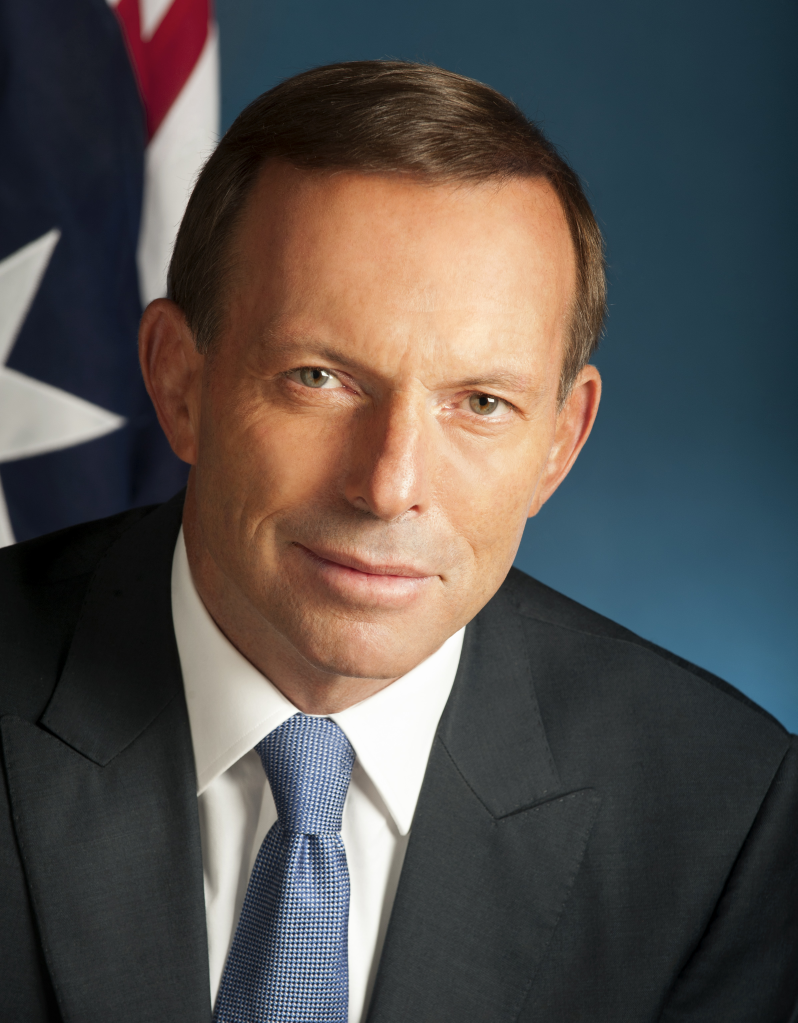
#> input picture longform/lf05-albanese-hanson/images/IMG-abbott-official.jpg, 2392 x 3068 px (shown at 1/3 size)
$ python -i design.py   (imports and definitions only)
#> lines starting #> are read from the running program, lines starting #| are printed output that depends on the picture
"""lf05 design system: palette, fonts, overlay elements and card builders.

Documentary graphics for *94 Seats vs 30%: Can Albanese Stop Pauline Hanson?*
Every card is drawn with Pillow onto a transparent 1920x1080 layer. Base engine (El, compose, Ken Burns
helpers) is carried over from the lf04 pipeline; the cards are new for lf05.

Wording on cards must match the spoken words in audio/vo-text (see cut.py). Numbers on screen are the
spoken numbers only. Evidence labels: FACT (white), CLAIM (orange outline), ANALYSIS (blue #3A7BD5),
SPECULATION (grey, dashed; ending only).
"""
import math
import os
from functools import lru_cache

import numpy as np
from PIL import Image, ImageDraw, ImageFilter, ImageFont

W, H = 1920, 1080
FPS = 30
HERE = os.path.dirname(os.path.abspath(__file__))
EP = os.path.dirname(HERE)
FONT_DIR = os.path.join(HERE, "fonts")

# Palette. Series threads: gold = Albanese, orange-red = Hanson.
INK = (11, 14, 20)
INK2 = (22, 28, 38)
PAPER = (240, 236, 226)
MUTED = (160, 164, 170)
GOLD = (212, 160, 23)        # #D4A017
ORANGE = (232, 85, 42)       # #E8552A
BLUE = (58, 123, 213)        # #3A7BD5 ANALYSIS
GREY = (150, 154, 160)       # SPECULATION
STEEL = (122, 140, 166)      # Coalition / others in data graphics (neutral)
DIM = (70, 76, 86)
WHITE = (250, 248, 242)


# [14 lines left out: function font, not called in this run]


def ease_out(p):
    p = max(0.0, min(1.0, p))
    return 1 - (1 - p) ** 3


def ease_io(p):
    p = max(0.0, min(1.0, p))
    return 3 * p * p - 2 * p * p * p


def A(c, a):
    return tuple(c[:3]) + (int(max(0, min(255, a))),)


# ---------------------------------------------------------------- text utils

# [39 lines left out: functions tw, text, wrap, not called in this run]


def lh(f):
    a, d_ = f.getmetrics()
    return a + d_


def blank(w=W, h=H):
    return Image.new("RGBA", (int(w), int(h)), (0, 0, 0, 0))


def shadowed(img, radius=14, opacity=0.55, spread=0):
    """Soft drop shadow behind an RGBA layer so text reads over busy footage."""
    a = img.getchannel("A")
    if spread:
        a = a.filter(ImageFilter.MaxFilter(spread * 2 + 1))
    sh = Image.new("RGBA", img.size, (0, 0, 0, 0))
    sh.putalpha(a.point(lambda v: int(v * opacity)).filter(ImageFilter.GaussianBlur(radius)))
    out = Image.new("RGBA", img.size, (0, 0, 0, 0))
    out.alpha_composite(sh)
    out.alpha_composite(img)
    return out


# [52 lines left out: functions fade_img, arrow, dashed_rect, padlock, not called in this run]


# ---------------------------------------------------------------- elements

class El:
    """An overlay element on the absolute (1x) timeline.

    make(p) returns an RGBA image; p is build progress 0..1 over `build` seconds.
    Static elements (build=None) are rendered once.
    """

    # [10 lines left out: function __init__, not called in this run]

    def active(self, T):
        return self.t0 - 1e-6 <= T < self.t1

    # [55 lines left out: functions image, state, dyn, compose, at, not called in this run]


# ---------------------------------------------------------------- evidence labels

LABEL_STYLE = {
    "FACT": dict(fill=WHITE, text=INK, outline=None, dashed=False),
    "FACT · REPORTED": dict(fill=WHITE, text=INK, outline=None, dashed=False),
    "CLAIM": dict(fill=None, text=ORANGE, outline=ORANGE, dashed=False),
    "ANALYSIS": dict(fill=BLUE, text=WHITE, outline=None, dashed=False),
    "SPECULATION": dict(fill=None, text=GREY, outline=GREY, dashed=True),
}


# [18 lines left out: function label_img, not called in this run]


def label_colour(kind):
    return {"FACT": WHITE, "FACT · REPORTED": WHITE, "CLAIM": ORANGE, "ANALYSIS": BLUE, "SPECULATION": GREY}[kind]


# [1059 lines left out: functions ev_label, chapter_tag, section_label, ai_label, thread_bar, lower_third and 31 more, not called in this run]

>>> import cv2
>>> picture = cv2.imread('../images/IMG-abbott-official.jpg', cv2.IMREAD_GRAYSCALE)
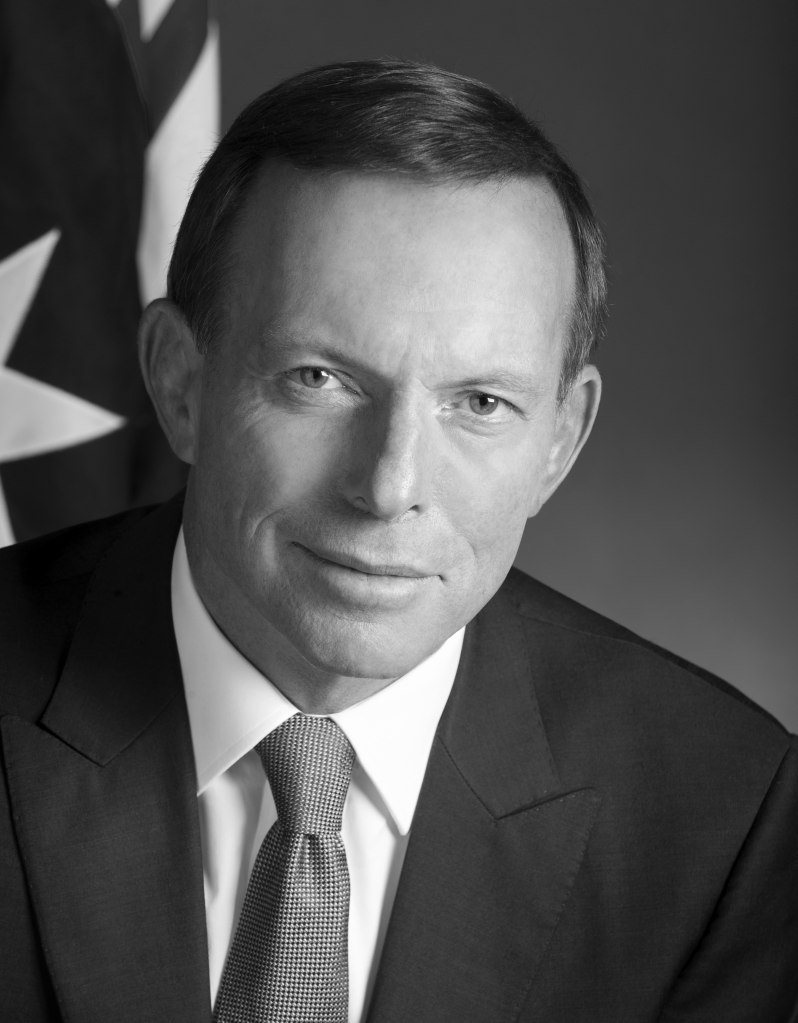
#> picture: shape (3068, 2392) (shown at 1/3 size); min 0, max 255, mean 80.3
>>> result = shadowed(picture)
#> (the run stopped early here; a loop or call above may not have finished)

$ run again, on longform/lf05-albanese-hanson/images/IMG-adelaide-skyline.jpg
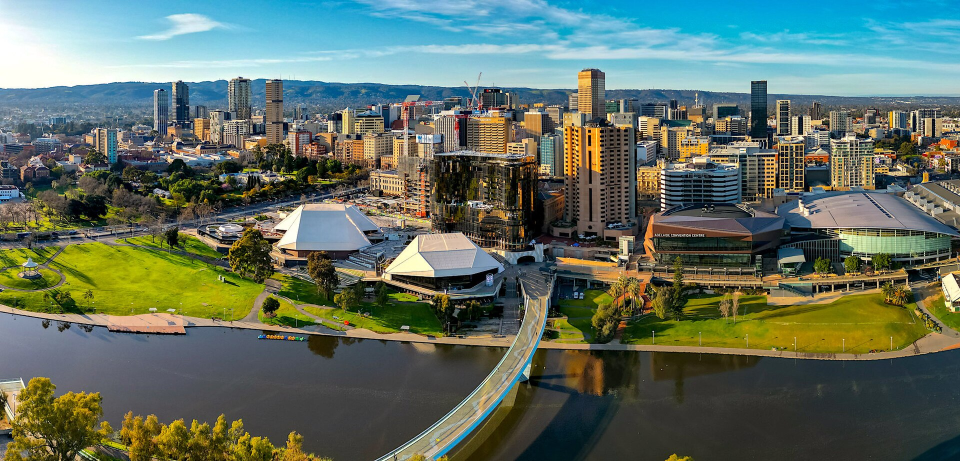
#> input picture longform/lf05-albanese-hanson/images/IMG-adelaide-skyline.jpg, 1920 x 922 px (shown at 1/2 size)
#> `picture = cv2.imread('../images/IMG-abbott-official.jpg', cv2.IMREAD_G..`:
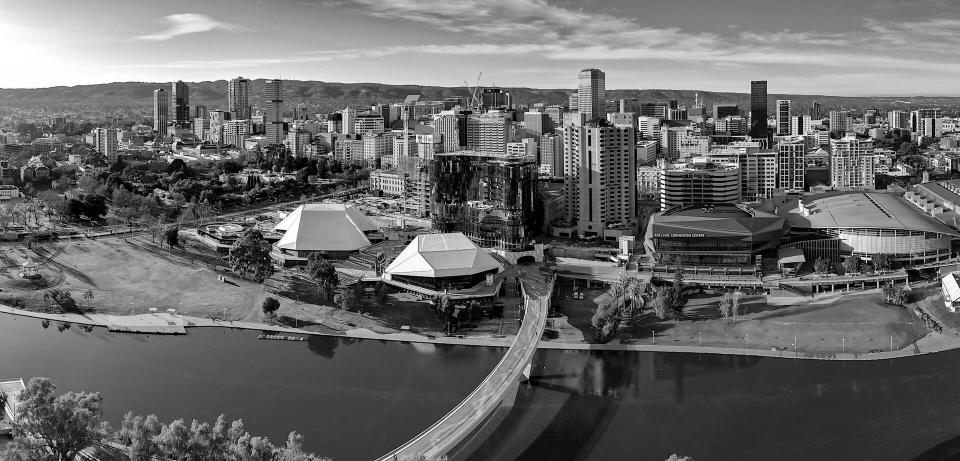
#> picture: shape (922, 1920) (shown at 1/2 size); min 0, max 255, mean 105.2

$ run again, on longform/lf05-albanese-hanson/images/IMG-albury-nsw.jpg
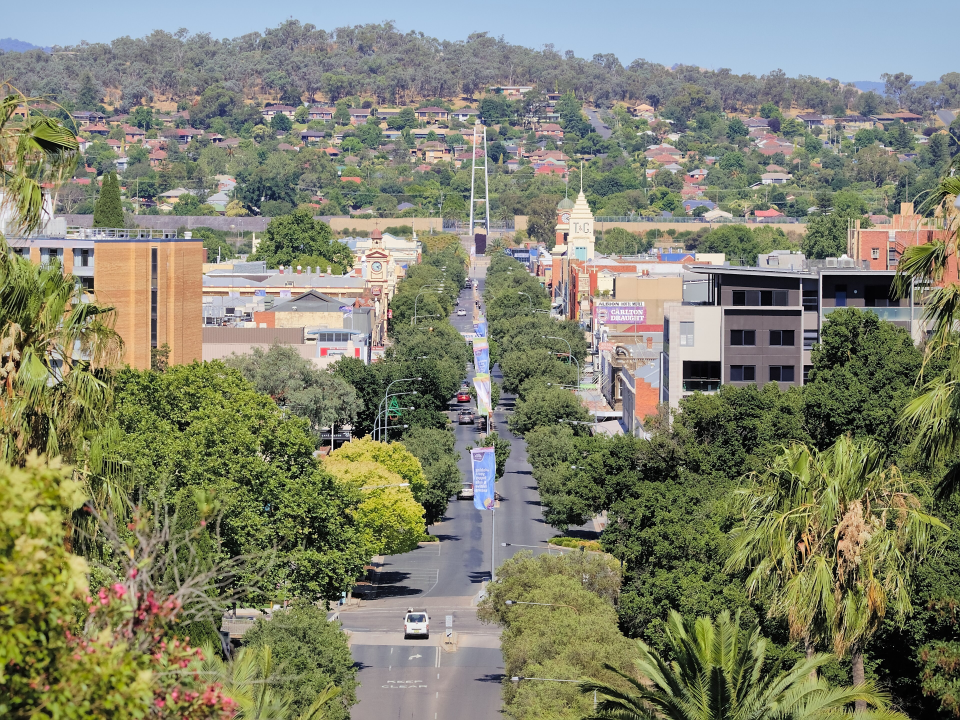
#> input picture longform/lf05-albanese-hanson/images/IMG-albury-nsw.jpg, 3840 x 2880 px (shown at 1/4 size)
#> `picture = cv2.imread('../images/IMG-abbott-official.jpg', cv2.IMREAD_G..`:
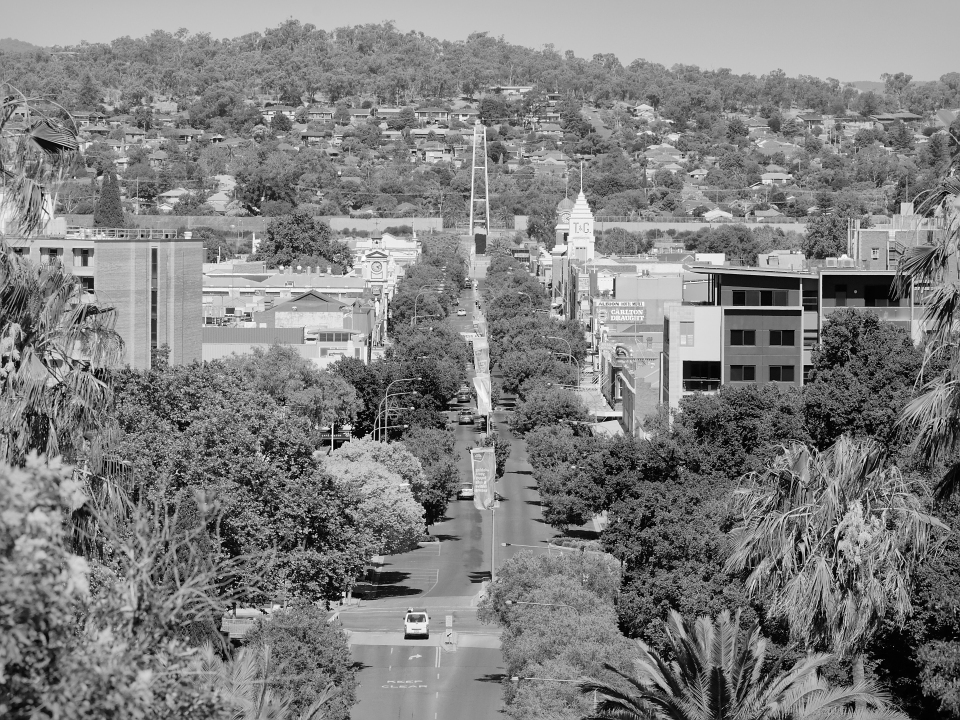
#> picture: shape (2880, 3840) (shown at 1/4 size); min 0, max 255, mean 127.5

$ run again, on longform/lf05-albanese-hanson/images/IMG-faruqi-official.jpg
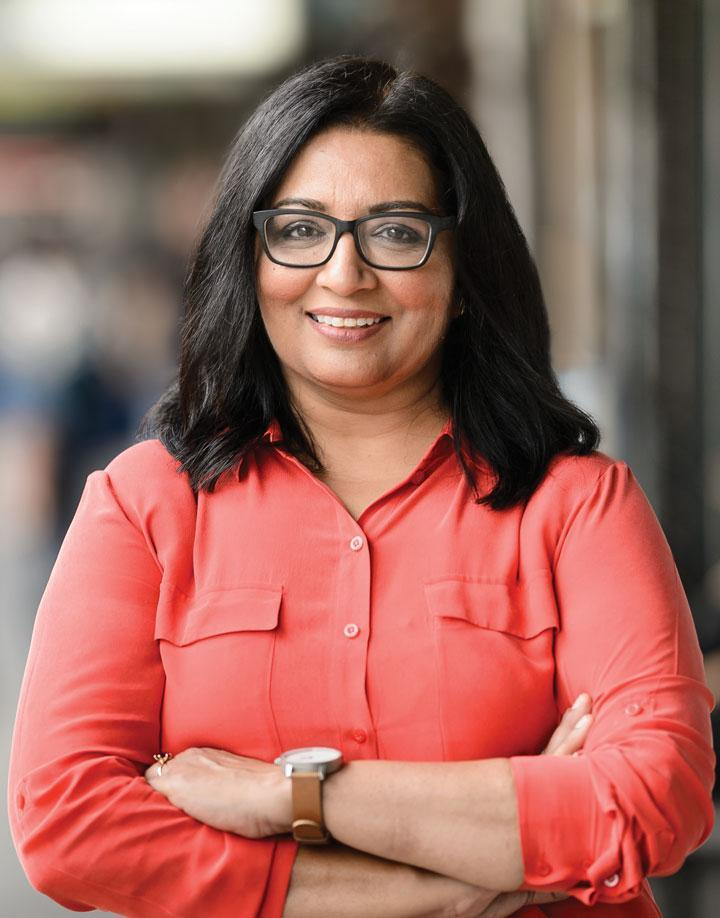
#> input picture longform/lf05-albanese-hanson/images/IMG-faruqi-official.jpg, 720 x 918 px
#> `picture = cv2.imread('../images/IMG-abbott-official.jpg', cv2.IMREAD_G..`:
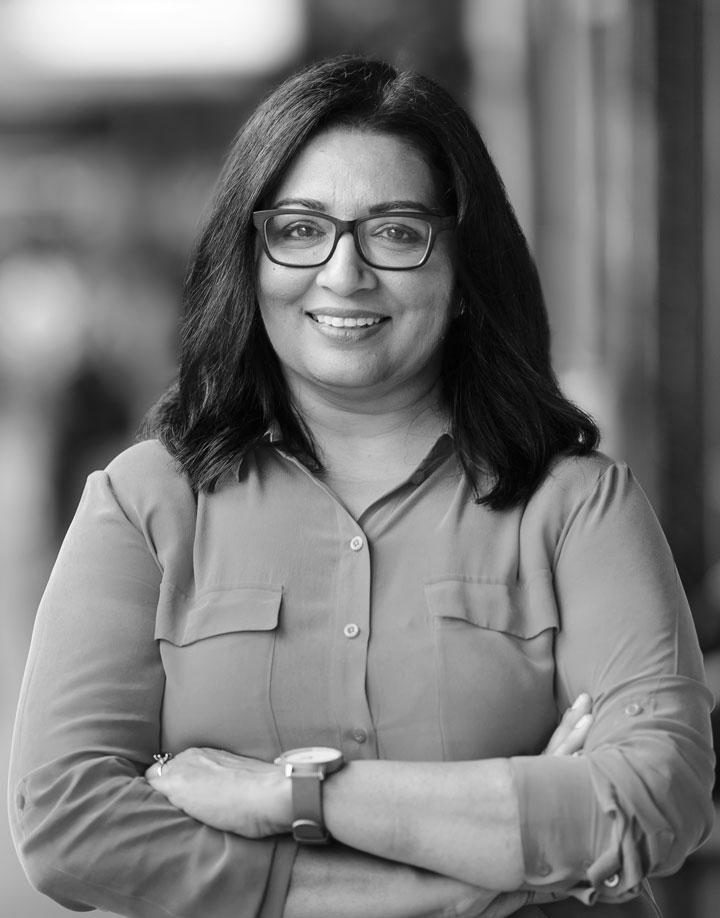
#> picture: shape (918, 720); min 0, max 255, mean 119
